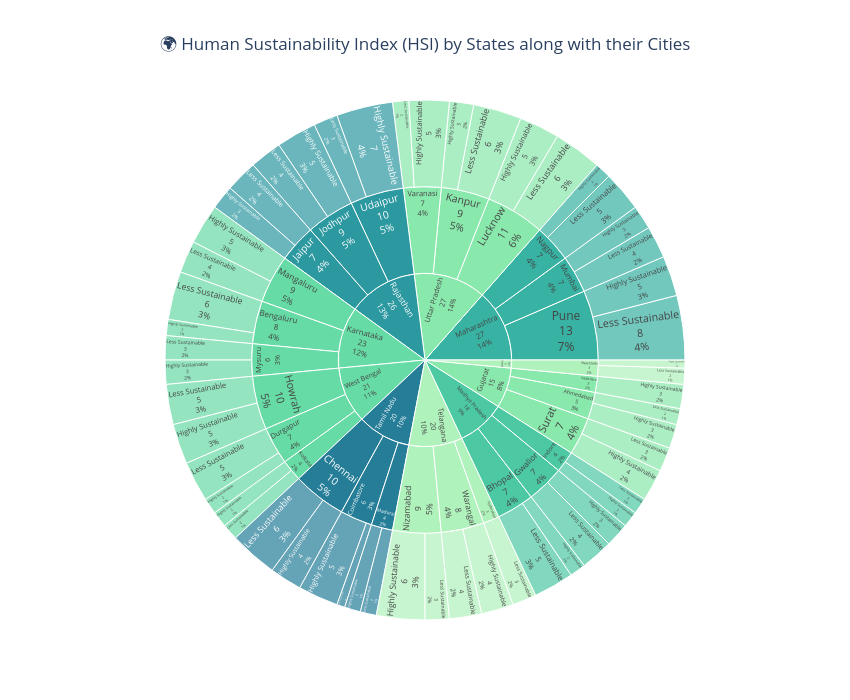

Notebook code for this chart:
### Code cell
import plotly.express as px
import pandas as pd

# --------------------------------------------
# 1️⃣ Group data for visualization
# --------------------------------------------
df_sunburst = (
    X_test.groupby(['State_encoded', 'City_encoded', 'Predicted_HSI'])
    .size()
    .reset_index(name='Count')
)

# Optional: label the binary HSI predictions for readability
df_sunburst['HSI_Label'] = df_sunburst['Predicted_HSI'].replace({
    1: 'Highly Sustainable',
    0: 'Low Sustainability'
})

# --------------------------------------------
# 2️⃣ Build Sunburst Chart
# --------------------------------------------
fig = px.sunburst(
    df_sunburst,
    path=['State_encoded', 'City_encoded', 'HSI_Label'],  # hierarchy
    values='Count',
    color='State_encoded',  # color by State
    color_discrete_sequence=px.colors.sequential.Tealgrn,
    title="🌍 Human Sustainability Index (HSI) by States along with their Cities"
)

# --------------------------------------------
# 3️⃣ Style
# --------------------------------------------
fig.update_traces(
    textinfo='label+percent entry+value'
)

fig.update_layout(
    width=850,
    height=700,
    title_x=0.5
)

fig.show()

### Figure 1 — Plotly figure (JSON) as saved in the notebook; plotly's stock layout.template omitted (floating-point values rounded to 4 significant figures)
{"data": [{"branchvalues": "total", "customdata": [["Delhi"], ["Delhi"], ["Delhi"], ["Delhi"], ["Gujarat"], ["Gujarat"], ["Gujarat"], ["Gujarat"], ["Gujarat"], ["Gujarat"], ["Gujarat"], ["Gujarat"], ["Gujarat"], ["Karnataka"], ["Karnataka"], ["Karnataka"], ["Karnataka"], ["Karnataka"], ["Karnataka"], ["Karnataka"], ["Karnataka"], ["Karnataka"], ["Karnataka"], ["Madhya Pradesh"], ["Madhya Pradesh"], ["Madhya Pradesh"], ["Madhya Pradesh"], ["Madhya Pradesh"], ["Madhya Pradesh"], ["Madhya Pradesh"], ["Madhya Pradesh"], ["Madhya Pradesh"], ["Madhya Pradesh"], ["Maharashtra"], ["Maharashtra"], ["Maharashtra"], ["Maharashtra"], ["Maharashtra"], ["Maharashtra"], ["Maharashtra"], ["Maharashtra"], ["Maharashtra"], ["Maharashtra"], ["Rajasthan"], ["Rajasthan"], ["Rajasthan"], ["Rajasthan"], ["Rajasthan"], ["Rajasthan"], ["Rajasthan"], ["Rajasthan"], ["Rajasthan"], ["Rajasthan"], ["Tamil Nadu"], ["Tamil Nadu"], ["Tamil Nadu"], ["Tamil Nadu"], ["Tamil Nadu"], ["Tamil Nadu"], ["Tamil Nadu"], ["Tamil Nadu"], ["Tamil Nadu"], ["Tamil Nadu"], ["Telangana"], ["Telangana"], ["Telangana"], ["Telangana"], ["Telangana"], ["Telangana"], ["Telangana"], ["Telangana"], ["Telangana"], ["Uttar Pradesh"], ["Uttar Pradesh"], ["Uttar Pradesh"], ["Uttar Pradesh"], ["Uttar Pradesh"], ["Uttar Pradesh"], ["Uttar Pradesh"], ["Uttar Pradesh"], ["Uttar Pradesh"], ["Uttar Pradesh"], ["West Bengal"], ["West Bengal"], ["West Bengal"], ["West Bengal"], ["West Bengal"], ["West Bengal"], ["West Bengal"], ["West Bengal"], ["West Bengal"], ["West Bengal"]], "domain": {"x": [0, 1], "y": [0, 1]}, "hovertemplate": "labels=%{label}<br>Count=%{value}<br>parent=%{parent}<br>id=%{id}<br>State_encoded=%{customdata[0]}<extra></extra>", "ids": ["Delhi/New Delhi/Highly Sustainable", "Delhi/New Delhi/Less Sustainable", "Delhi", "Delhi/New Delhi", "Gujarat/Ahmedabad/Highly Sustainable", "Gujarat/Ahmedabad/Less Sustainable", "Gujarat/Surat/Highly Sustainable", "Gujarat/Surat/Less Sustainable", "Gujarat/Vadodara/Highly Sustainable", "Gujarat", "Gujarat/Ahmedabad", "Gujarat/Surat", "Gujarat/Vadodara", "Karnataka", "Karnataka/Bengaluru", "Karnataka/Mysuru/Less Sustainable", "Karnataka/Mysuru", "Karnataka/Mysuru/Highly Sustainable", "Karnataka/Mangaluru/Less Sustainable", "Karnataka/Mangaluru/Highly Sustainable", "Karnataka/Bengaluru/Less Sustainable", "Karnataka/Bengaluru/Highly Sustainable", "Karnataka/Mangaluru", "Madhya Pradesh", "Madhya Pradesh/Indore", "Madhya Pradesh/Bhopal", "Madhya Pradesh/Gwalior", "Madhya Pradesh/Bhopal/Highly Sustainable", "Madhya Pradesh/Bhopal/Less Sustainable", "Madhya Pradesh/Gwalior/Highly Sustainable", "Madhya Pradesh/Gwalior/Less Sustainable", "Madhya Pradesh/Indore/Highly Sustainable", "Madhya Pradesh/Indore/Less Sustainable", "Maharashtra/Mumbai/Less Sustainable", "Maharashtra/Pune/Highly Sustainable", "Maharashtra/Nagpur/Less Sustainable", "Maharashtra/Nagpur/Highly Sustainable", "Maharashtra/Pune", "Maharashtra", "Maharashtra/Mumbai", "Maharashtra/Pune/Less Sustainable", "Maharashtra/Mumbai/Highly Sustainable", "Maharashtra/Nagpur", "Rajasthan/Jodhpur/Highly Sustainable", "Rajasthan", "Rajasthan/Jaipur", "Rajasthan/Jodhpur", "Rajasthan/Udaipur", "Rajasthan/Jodhpur/Less Sustainable", "Rajasthan/Udaipur/Highly Sustainable", "Rajasthan/Udaipur/Less Sustainable", "Rajasthan/Jaipur/Highly Sustainable", "Rajasthan/Jaipur/Less Sustainable", "Tamil Nadu", "Tamil Nadu/Chennai/Less Sustainable", "Tamil Nadu/Madurai/Highly Sustainable", "Tamil Nadu/Coimbatore/Less Sustainable", "Tamil Nadu/Madurai/Less Sustainable", "Tamil Nadu/Madurai", "Tamil Nadu/Coimbatore", "Tamil Nadu/Chennai", "Tamil Nadu/Coimbatore/Highly Sustainable", "Tamil Nadu/Chennai/Highly Sustainable", "Telangana/Hyderabad/Less Sustainable", "Telangana", "Telangana/Warangal/Less Sustainable", "Telangana/Warangal/Highly Sustainable", "Telangana/Nizamabad/Less Sustainable", "Telangana/Nizamabad/Highly Sustainable", "Telangana/Hyderabad", "Telangana/Warangal", "Telangana/Nizamabad", "Uttar Pradesh/Kanpur", "Uttar Pradesh/Lucknow", "Uttar Pradesh/Varanasi", "Uttar Pradesh/Lucknow/Less Sustainable", "Uttar Pradesh/Varanasi/Less Sustainable", "Uttar Pradesh/Varanasi/Highly Sustainable", "Uttar Pradesh", "Uttar Pradesh/Lucknow/Highly Sustainable", "Uttar Pradesh/Kanpur/Less Sustainable", "Uttar Pradesh/Kanpur/Highly Sustainable", "West Bengal/Kolkata/Highly Sustainable", "West Bengal/Howrah/Less Sustainable", "West Bengal/Howrah/Highly Sustainable", "West Bengal/Durgapur", "West Bengal/Howrah", "West Bengal/Kolkata", "West Bengal/Durgapur/Less Sustainable", "West Bengal/Durgapur/Highly Sustainable", "West Bengal/Kolkata/Less Sustainable", "West Bengal"], "labels": ["Highly Sustainable", "Less Sustainable", "Delhi", "New Delhi", "Highly Sustainable", "Less Sustainable", "Highly Sustainable", "Less Sustainable", "Highly Sustainable", "Gujarat", "Ahmedabad", "Surat", "Vadodara", "Karnataka", "Bengaluru", "Less Sustainable", "Mysuru", "Highly Sustainable", "Less Sustainable", "Highly Sustainable", "Less Sustainable", "Highly Sustainable", "Mangaluru", "Madhya Pradesh", "Indore", "Bhopal", "Gwalior", "Highly Sustainable", "Less Sustainable", "Highly Sustainable", "Less Sustainable", "Highly Sustainable", "Less Sustainable", "Less Sustainable", "Highly Sustainable", "Less Sustainable", "Highly Sustainable", "Pune", "Maharashtra", "Mumbai", "Less Sustainable", "Highly Sustainable", "Nagpur", "Highly Sustainable", "Rajasthan", "Jaipur", "Jodhpur", "Udaipur", "Less Sustainable", "Highly Sustainable", "Less Sustainable", "Highly Sustainable", "Less Sustainable", "Tamil Nadu", "Less Sustainable", "Highly Sustainable", "Less Sustainable", "Less Sustainable", "Madurai", "Coimbatore", "Chennai", "Highly Sustainable", "Highly Sustainable", "Less Sustainable", "Telangana", "Less Sustainable", "Highly Sustainable", "Less Sustainable", "Highly Sustainable", "Hyderabad", "Warangal", "Nizamabad", "Kanpur", "Lucknow", "Varanasi", "Less Sustainable", "Less Sustainable", "Highly Sustainable", "Uttar Pradesh", "Highly Sustainable", "Less Sustainable", "Highly Sustainable", "Highly Sustainable", "Less Sustainable", "Highly Sustainable", "Durgapur", "Howrah", "Kolkata", "Less Sustainable", "Highly Sustainable", "Less Sustainable", "West Bengal"], "marker": {"colors": ["rgb(176, 242, 188)", "rgb(176, 242, 188)", "rgb(176, 242, 188)", "rgb(176, 242, 188)", "rgb(137, 232, 172)", "rgb(137, 232, 172)", "rgb(137, 232, 172)", "rgb(137, 232, 172)", "rgb(137, 232, 172)", "rgb(137, 232, 172)", "rgb(137, 232, 172)", "rgb(137, 232, 172)", "rgb(137, 232, 172)", "rgb(103, 219, 165)", "rgb(103, 219, 165)", "rgb(103, 219, 165)", "rgb(103, 219, 165)", "rgb(103, 219, 165)", "rgb(103, 219, 165)", "rgb(103, 219, 165)", "rgb(103, 219, 165)", "rgb(103, 219, 165)", "rgb(103, 219, 165)", "rgb(76, 200, 163)", "rgb(76, 200, 163)", "rgb(76, 200, 163)", "rgb(76, 200, 163)", "rgb(76, 200, 163)", "rgb(76, 200, 163)", "rgb(76, 200, 163)", "rgb(76, 200, 163)", "rgb(76, 200, 163)", "rgb(76, 200, 163)", "rgb(56, 178, 163)", "rgb(56, 178, 163)", "rgb(56, 178, 163)", "rgb(56, 178, 163)", "rgb(56, 178, 163)", "rgb(56, 178, 163)", "rgb(56, 178, 163)", "rgb(56, 178, 163)", "rgb(56, 178, 163)", "rgb(56, 178, 163)", "rgb(44, 152, 160)", "rgb(44, 152, 160)", "rgb(44, 152, 160)", "rgb(44, 152, 160)", "rgb(44, 152, 160)", "rgb(44, 152, 160)", "rgb(44, 152, 160)", "rgb(44, 152, 160)", "rgb(44, 152, 160)", "rgb(44, 152, 160)", "rgb(37, 125, 152)", "rgb(37, 125, 152)", "rgb(37, 125, 152)", "rgb(37, 125, 152)", "rgb(37, 125, 152)", "rgb(37, 125, 152)", "rgb(37, 125, 152)", "rgb(37, 125, 152)", "rgb(37, 125, 152)", "rgb(37, 125, 152)", "rgb(176, 242, 188)", "rgb(176, 242, 188)", "rgb(176, 242, 188)", "rgb(176, 242, 188)", "rgb(176, 242, 188)", "rgb(176, 242, 188)", "rgb(176, 242, 188)", "rgb(176, 242, 188)", "rgb(176, 242, 188)", "rgb(137, 232, 172)", "rgb(137, 232, 172)", "rgb(137, 232, 172)", "rgb(137, 232, 172)", "rgb(137, 232, 172)", "rgb(137, 232, 172)", "rgb(137, 232, 172)", "rgb(137, 232, 172)", "rgb(137, 232, 172)", "rgb(137, 232, 172)", "rgb(103, 219, 165)", "rgb(103, 219, 165)", "rgb(103, 219, 165)", "rgb(103, 219, 165)", "rgb(103, 219, 165)", "rgb(103, 219, 165)", "rgb(103, 219, 165)", "rgb(103, 219, 165)", "rgb(103, 219, 165)", "rgb(103, 219, 165)"]}, "name": "", "parents": ["Delhi/New Delhi", "Delhi/New Delhi", "", "Delhi", "Gujarat/Ahmedabad", "Gujarat/Ahmedabad", "Gujarat/Surat", "Gujarat/Surat", "Gujarat/Vadodara", "", "Gujarat", "Gujarat", "Gujarat", "", "Karnataka", "Karnataka/Mysuru", "Karnataka", "Karnataka/Mysuru", "Karnataka/Mangaluru", "Karnataka/Mangaluru", "Karnataka/Bengaluru", "Karnataka/Bengaluru", "Karnataka", "", "Madhya Pradesh", "Madhya Pradesh", "Madhya Pradesh", "Madhya Pradesh/Bhopal", "Madhya Pradesh/Bhopal", "Madhya Pradesh/Gwalior", "Madhya Pradesh/Gwalior", "Madhya Pradesh/Indore", "Madhya Pradesh/Indore", "Maharashtra/Mumbai", "Maharashtra/Pune", "Maharashtra/Nagpur", "Maharashtra/Nagpur", "Maharashtra", "", "Maharashtra", "Maharashtra/Pune", "Maharashtra/Mumbai", "Maharashtra", "Rajasthan/Jodhpur", "", "Rajasthan", "Rajasthan", "Rajasthan", "Rajasthan/Jodhpur", "Rajasthan/Udaipur", "Rajasthan/Udaipur", "Rajasthan/Jaipur", "Rajasthan/Jaipur", "", "Tamil Nadu/Chennai", "Tamil Nadu/Madurai", "Tamil Nadu/Coimbatore", "Tamil Nadu/Madurai", "Tamil Nadu", "Tamil Nadu", "Tamil Nadu", "Tamil Nadu/Coimbatore", "Tamil Nadu/Chennai", "Telangana/Hyderabad", "", "Telangana/Warangal", "Telangana/Warangal", "Telangana/Nizamabad", "Telangana/Nizamabad", "Telangana", "Telangana", "Telangana", "Uttar Pradesh", "Uttar Pradesh", "Uttar Pradesh", "Uttar Pradesh/Lucknow", "Uttar Pradesh/Varanasi", "Uttar Pradesh/Varanasi", "", "Uttar Pradesh/Lucknow", "Uttar Pradesh/Kanpur", "Uttar Pradesh/Kanpur", "West Bengal/Kolkata", "West Bengal/Howrah", "West Bengal/Howrah", "West Bengal", "West Bengal", "West Bengal", "West Bengal/Durgapur", "West Bengal/Durgapur", "West Bengal/Kolkata", ""], "textinfo": "label+percent entry+value", "type": "sunburst", "values": [1.0, 2.0, 3.0, 3.0, 3.0, 2.0, 4.0, 3.0, 3.0, 15.0, 5.0, 7.0, 3.0, 23.0, 8.0, 3.0, 6.0, 3.0, 4.0, 5.0, 6.0, 2.0, 9.0, 18.0, 4.0, 7.0, 7.0, 2.0, 5.0, 3.0, 4.0, 2.0, 2.0, 4.0, 5.0, 5.0, 2.0, 13.0, 27.0, 7.0, 8.0, 3.0, 7.0, 5.0, 26.0, 7.0, 9.0, 10.0, 4.0, 7.0, 3.0, 3.0, 4.0, 20.0, 6.0, 2.0, 1.0, 2.0, 4.0, 6.0, 10.0, 5.0, 4.0, 3.0, 20.0, 4.0, 4.0, 3.0, 6.0, 3.0, 8.0, 9.0, 9.0, 11.0, 7.0, 6.0, 2.0, 5.0, 27.0, 5.0, 6.0, 3.0, 2.0, 5.0, 5.0, 7.0, 10.0, 4.0, 5.0, 2.0, 2.0, 21.0]}], "layout": {"height": 700, "legend": {"tracegroupgap": 0}, "sunburstcolorway": ["rgb(176, 242, 188)", "rgb(137, 232, 172)", "rgb(103, 219, 165)", "rgb(76, 200, 163)", "rgb(56, 178, 163)", "rgb(44, 152, 160)", "rgb(37, 125, 152)"], "title": {"text": "🌍 Human Sustainability Index (HSI) by States along with their Cities", "x": 0.5}, "width": 850}}
